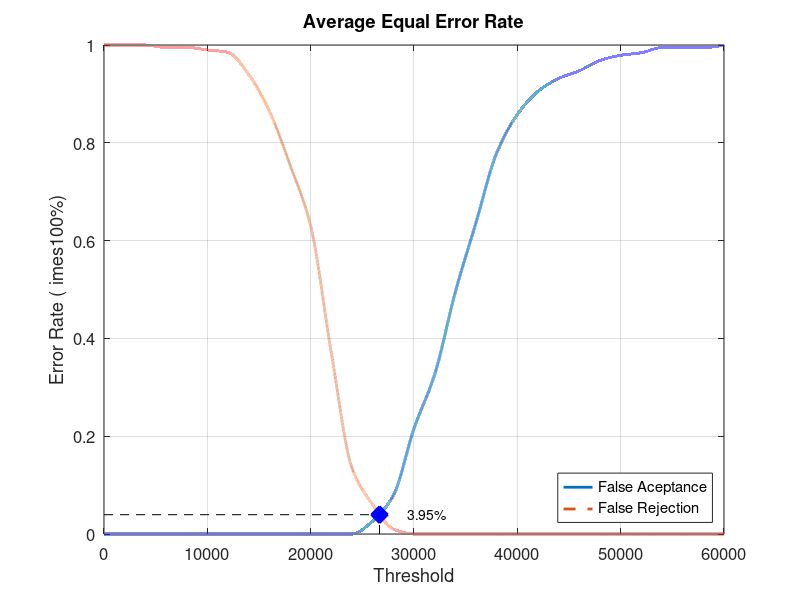
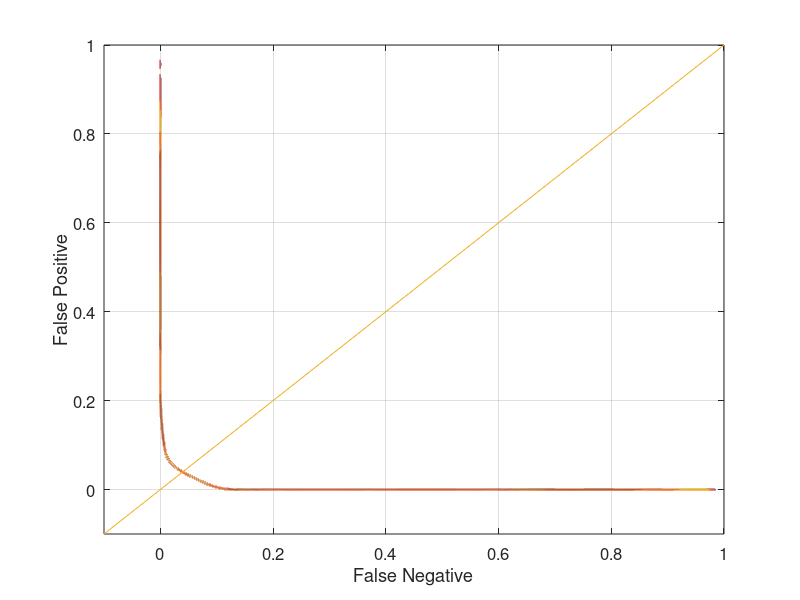

Here is the MATLAB script that generated these plots, in order:
close all;
clear;
clc;
x = 0:2000:60000;
xq = 0:0.5:60000;

y0 = [0 0 0 0 0 0 0 0 0 0 0 0 0 0.0263158 0.0789474 0.215789 0.326316 0.494737 0.636842 0.778947 0.857895 0.905263 0.931579 0.947368 0.968421 0.978947 0.984211 0.994737 0.994737 0.994737 1]
yy0 = interp1(x, y0, xq, 'pchip');
y1 = [1 1 1 0.995 0.995 0.99 0.985 0.94 0.865 0.755 0.63 0.37 0.135 0.06 0.01 0 0 0 0 0 0 0 0 0 0 0 0 0 0 0 0]
yy1 = interp1(x, y1, xq, 'pchip');

% Calculating EER: 
y2 = abs(y0 - y1);
find(y2 == min(y2))
yy2 = abs(yy0 - yy1);
xEER = find(yy2 == min(yy2));
xEERIndex = xq(xEER) % X-axis EER
yEER = yy0(xEER) % Y-axis EER

main = figure
plot(xq, yy0,'-','LineWidth', 2);	hold on
plot(xq, yy1,'--','LineWidth', 2);	hold on
plot([xEERIndex xEERIndex], [0 yEER], 'k--');	hold on
plot([0 xEERIndex], [yEER yEER], 'k--');	hold on
plot(xEERIndex, yEER, 'bx', 'LineWidth', 10);	hold on
text(xEERIndex + 10 * xEERIndex / 100, yEER, [num2str(round((10000 * yEER)) / 100) '%'])
legend('False Aceptance', 'False Rejection', 'Location', 'SouthEast')
xlabel('Threshold')
ylabel('Error Rate (	imes100%)')
title('Average Equal Error Rate')
set(gca, 'FontSize', 12)
axis([0 60000 0 1])
grid on

print(main, 'Database4_1Main', '-dpng');
FNRxFPR = figure('Color', [1 1 1]);
plot(yy1, yy0, '-', yy1, yy0, 'LineWidth', 2);
hold on
y = -0.1:0.1:1
plot(y, y); 
set(gca, 'FontSize', 12)
xlabel('False Negative')
ylabel('False Positive')
axis([-0.1 1 -0.1 1])
set(gca, 'FontSize', 12)
grid on

print(FNRxFPR, 'Database4_1FNRxFPR','-dpng');
